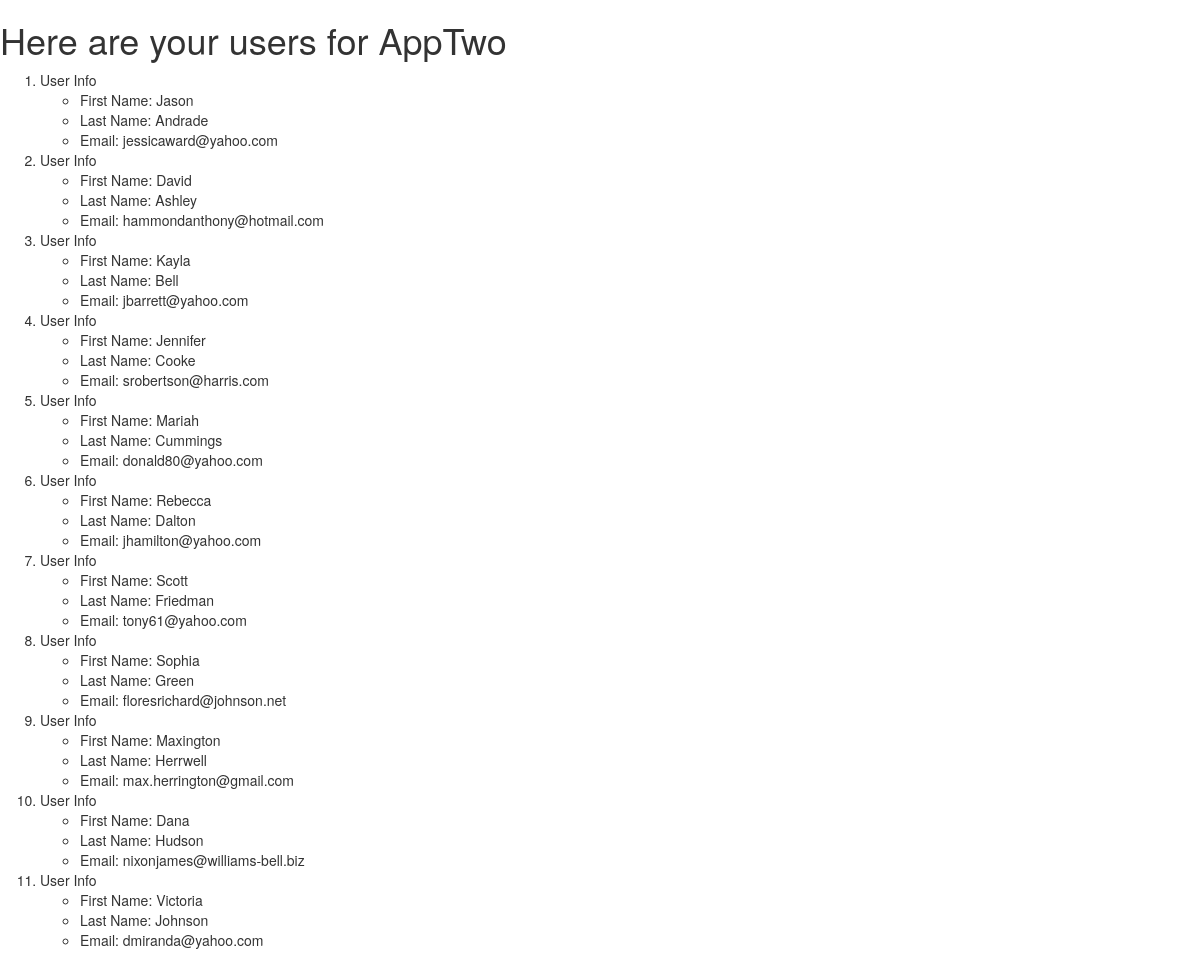
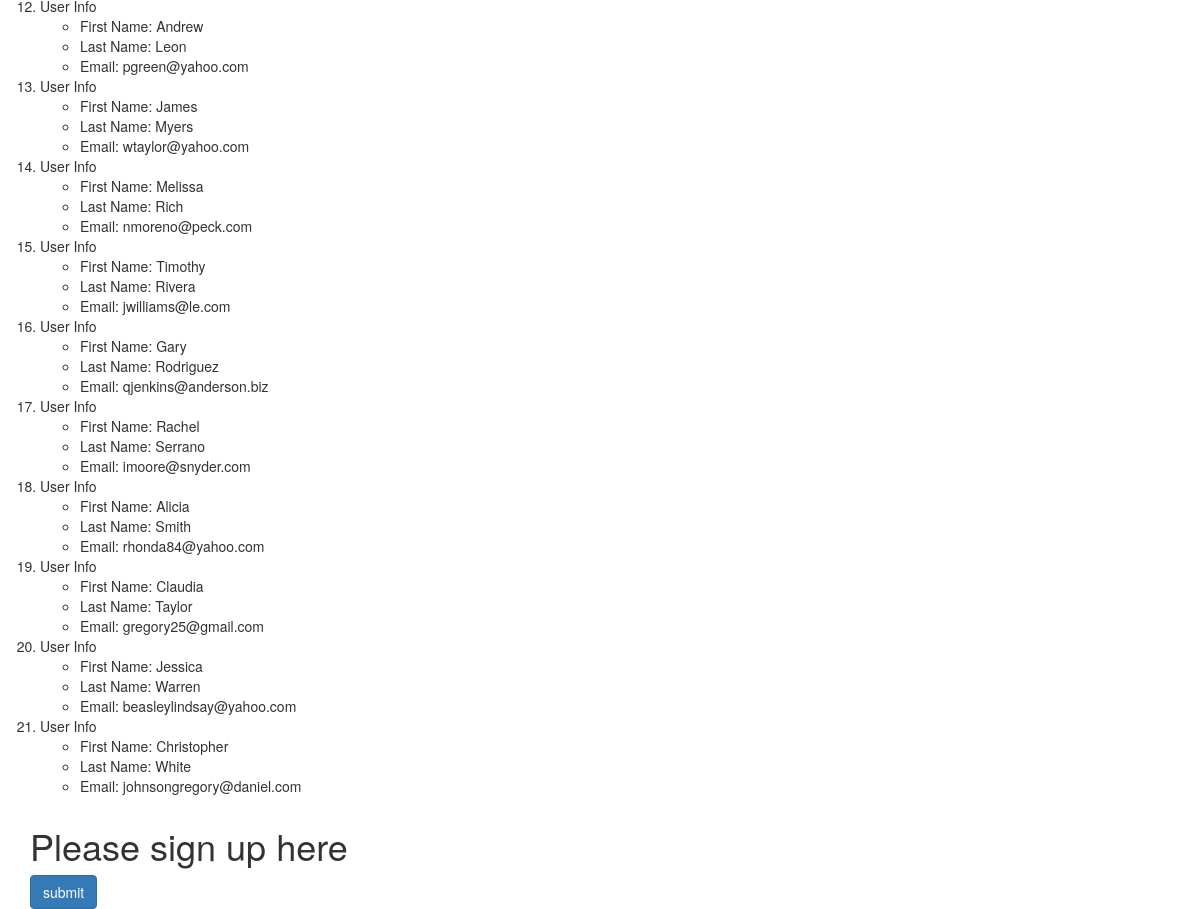
Screenshot of /apptwo/users with the database file from the repository (2 pictures, top to bottom).
### AppTwo/models.py (models this page shows, shortened)
class User(models.Model):
    FirstName = models.CharField(max_length= 20)
    LastName = models.CharField(max_length=30)
    Email = models.EmailField(unique=True)

### AppTwo/views.py (the view)
# urls.py: path('users',views.user,name='users'),
def user(request):
    userList = User.objects.order_by('LastName')
    users = {'users' : userList}
    return render(request,'apptwo/users.html',context=users)

### templates/apptwo/users.html (shortened to what this page needs)
<!DOCTYPE html>
{% load staticfiles %}
<html lang="en">
<head>
    <link rel="stylesheet" href="https://maxcdn.bootstrapcdn.com/bootstrap/3.3.7/css/bootstrap.min.css"
>
</head>
<body>
    <h1>Here are your users for AppTwo</h1>
     <ol>
        {% for user in users %}
            <li>User Info</li>
            <ul>
                <li>First Name: {{ user.FirstName }}</li>
                <li>Last Name: {{ user.LastName }}</li>
                <li>Email: {{ user.Email }}</li>
            </ul>
        {% endfor %}
    </ol>
    <div class="container">
        <h1>Please sign up here</h1>
        <form method="POST">
            <input type="submit" class="btn btn-primary" value="submit">
        </form>
    </div>
</body>
</html>

### rows the page displays
User: FirstName "Jason", LastName "Andrade", Email "jessicaward@yahoo.com"
User: FirstName "David", LastName "Ashley", Email "hammondanthony@hotmail.com"
User: FirstName "Kayla", LastName "Bell", Email "jbarrett@yahoo.com"
User: FirstName "Jennifer", LastName "Cooke", Email "srobertson@harris.com"
User: FirstName "Mariah", LastName "Cummings", Email "donald80@yahoo.com"
User: FirstName "Rebecca", LastName "Dalton", Email "jhamilton@yahoo.com"
User: FirstName "Scott", LastName "Friedman", Email "tony61@yahoo.com"
User: FirstName "Sophia", LastName "Green", Email "floresrichard@johnson.net"
User: FirstName "Maxington", LastName "Herrwell", Email "max.herrington@gmail.com"
User: FirstName "Dana", LastName "Hudson", Email "nixonjames@williams-bell.biz"
User: FirstName "Victoria", LastName "Johnson", Email "dmiranda@yahoo.com"
User: FirstName "Andrew", LastName "Leon", Email "pgreen@yahoo.com"
User: FirstName "James", LastName "Myers", Email "wtaylor@yahoo.com"
User: FirstName "Melissa", LastName "Rich", Email "nmoreno@peck.com"
User: FirstName "Timothy", LastName "Rivera", Email "jwilliams@le.com"
User: FirstName "Gary", LastName "Rodriguez", Email "qjenkins@anderson.biz"
User: FirstName "Rachel", LastName "Serrano", Email "imoore@snyder.com"
User: FirstName "Alicia", LastName "Smith", Email "rhonda84@yahoo.com"
User: FirstName "Claudia", LastName "Taylor", Email "gregory25@gmail.com"
User: FirstName "Jessica", LastName "Warren", Email "beasleylindsay@yahoo.com"
User: FirstName "Christopher", LastName "White", Email "johnsongregory@daniel.com"
